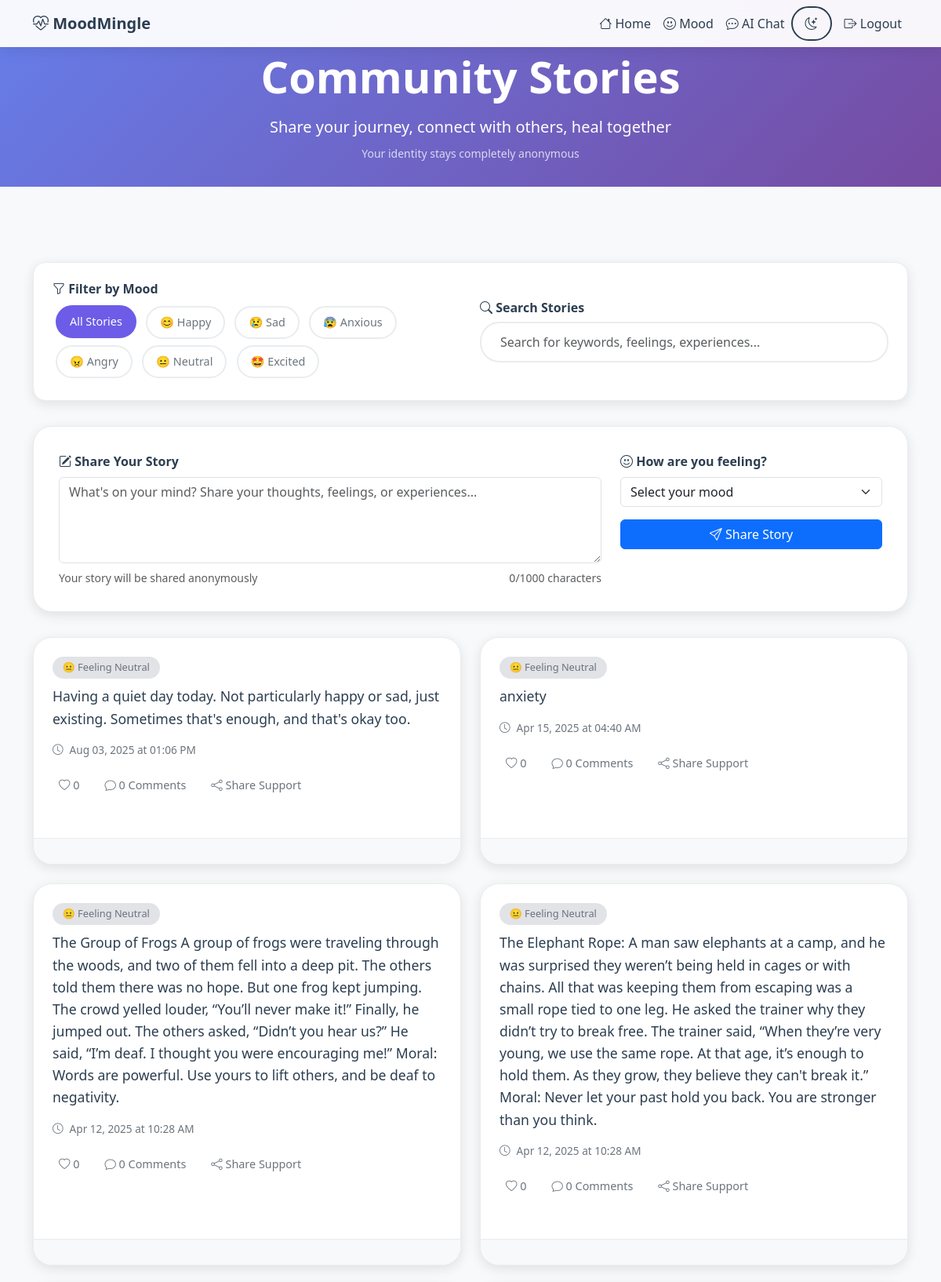
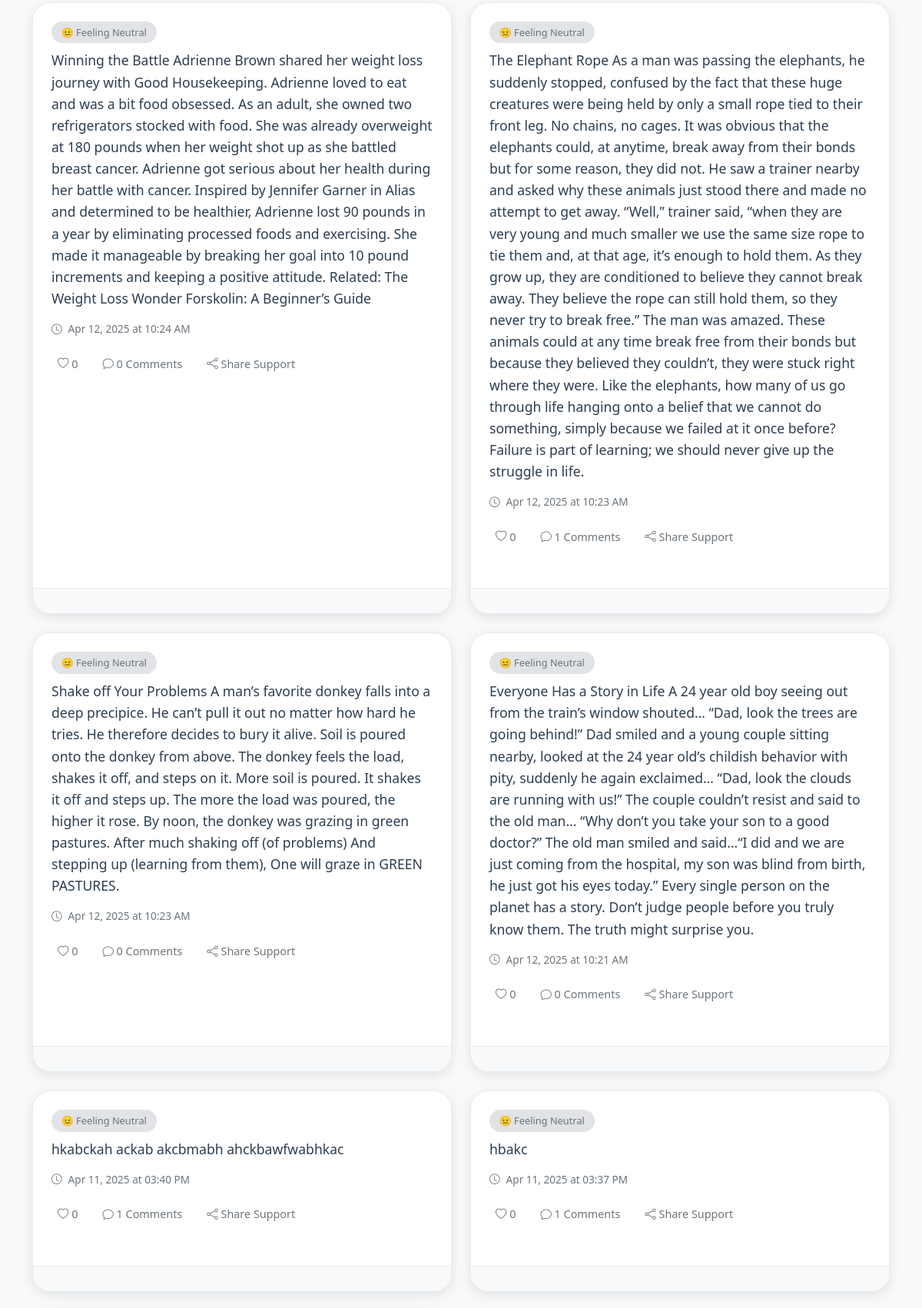
Screenshot of /blog/filter/neutral (signed in, upper part) with the database file from the repository (2 pictures, top to bottom).
### models.py (models this page shows)
class BlogPost(db.Model):
    id = db.Column(db.Integer, primary_key=True)
    content = db.Column(db.Text, nullable=False)
    mood = db.Column(db.String(20), nullable=True)  # happy, sad, anxious, angry, neutral, excited
    likes = db.Column(db.Integer, default=0)
    timestamp = db.Column(db.DateTime, default=datetime.utcnow)
    user_id = db.Column(db.Integer, db.ForeignKey('user.id'))  # stored, but not shown
    comments = db.relationship('Comment', backref='blog', lazy=True)
    liked_by = db.relationship('User', secondary=blog_likes, backref='liked_posts')

### app.py (the view)
@app.route('/blog/filter/<mood>')
@login_required
def filter_blog_by_mood(mood):
    if mood == 'all':
        posts = BlogPost.query.order_by(BlogPost.timestamp.desc()).all()
    else:
        posts = BlogPost.query.filter_by(mood=mood).order_by(BlogPost.timestamp.desc()).all()
    total_comments = db.session.query(db.func.count(Comment.id)).scalar()
    total_users = db.session.query(db.func.count(User.id)).scalar()
    return render_template('blog.html',
                         posts=posts,
                         total_comments=total_comments,
                         total_users=total_users,
                         current_filter=mood)

### app.py (called while the page is built)
@login_manager.user_loader
def load_user(user_id):
    return User.query.get(int(user_id))

### templates/blog.html (shortened to what this page needs)
<!DOCTYPE html>
<html lang="en">
<head>
    <link href="https://cdn.jsdelivr.net/npm/bootstrap@5.3.0/dist/css/bootstrap.min.css" rel="stylesheet">
    <link href="https://cdn.jsdelivr.net/npm/bootstrap-icons@1.10.5/font/bootstrap-icons.css" rel="stylesheet">
</head>
<body data-theme="light">
<nav class="navbar navbar-expand-lg fixed-top">
    <div class="container">
        <a class="navbar-brand fw-bold" href="#">
            <i class="bi bi-heart-pulse"></i> MoodMingle
        </a>
        <div class="collapse navbar-collapse justify-content-end" id="navbarNav">
            <ul class="navbar-nav align-items-center">
                <li class="nav-item">
                    <a class="nav-link" href="{{ url_for('home') }}">
                        <i class="bi bi-house"></i> Home
                    </a>
                </li>
                <li class="nav-item">
                    <a class="nav-link" href="{{ url_for('mood') }}">
                        <i class="bi bi-emoji-smile"></i> Mood
                    </a>
                </li>
                <li class="nav-item">
                    <a class="nav-link" href="{{ url_for('ai_chat') }}">
                        <i class="bi bi-chat-dots"></i> AI Chat
                    </a>
                </li>
                <li class="nav-item">
                    <button class="theme-toggle" onclick="toggleTheme()">
                        <i class="bi bi-moon-stars" id="theme-icon"></i>
                    </button>
                </li>
                <li class="nav-item ms-2">
                    <a class="nav-link" href="{{ url_for('logout') }}">
                        <i class="bi bi-box-arrow-right"></i> Logout
                    </a>
                </li>
            </ul>
        </div>
    </div>
</nav>
<div class="hero-section">
    <div class="hero-content">
        <h1 class="display-4 fw-bold mb-3">Community Stories</h1>
        <p class="lead mb-0">Share your journey, connect with others, heal together</p>
        <small class="d-block mt-2 opacity-75">Your identity stays completely anonymous</small>
    </div>
</div>
<div class="container mt-5 pt-5">
    <div class="filters-section">
        <div class="row align-items-center">
            <div class="col-md-6">
                <h6 class="mb-2 fw-bold">
                    <i class="bi bi-funnel"></i> Filter by Mood
                </h6>
                <div class="mood-filters">
                    <button class="mood-filter-btn active" data-mood="all">All Stories</button>
                    <button class="mood-filter-btn" data-mood="happy">😊 Happy</button>
                    <button class="mood-filter-btn" data-mood="sad">😢 Sad</button>
                    <button class="mood-filter-btn" data-mood="anxious">😰 Anxious</button>
                    <button class="mood-filter-btn" data-mood="angry">😠 Angry</button>
                    <button class="mood-filter-btn" data-mood="neutral">😐 Neutral</button>
                    <button class="mood-filter-btn" data-mood="excited">🤩 Excited</button>
                </div>
            </div>
            <div class="col-md-6">
                <h6 class="mb-2 fw-bold">
                    <i class="bi bi-search"></i> Search Stories
                </h6>
                <input type="text" class="form-control search-box" id="searchInput"
                       placeholder="Search for keywords, feelings, experiences...">
            </div>
        </div>
    </div>
    <div class="post-form">
        <form method="POST" id="postForm">
            <div class="row">
                <div class="col-md-8">
                    <label class="form-label fw-bold">
                        <i class="bi bi-pencil-square"></i> Share Your Story
                    </label>
                    <textarea name="content" id="postContent" rows="4" class="form-control"
                              placeholder="What's on your mind? Share your thoughts, feelings, or experiences..."
                              required maxlength="1000"></textarea>
                    <div class="d-flex justify-content-between mt-2">
                        <small class="text-muted">Your story will be shared anonymously</small>
                        <small class="text-muted">
                            <span id="charCount">0</span>/1000 characters
                        </small>
                    </div>
                </div>
                <div class="col-md-4">
                    <label class="form-label fw-bold">
                        <i class="bi bi-emoji-smile"></i> How are you feeling?
                    </label>
                    <select name="mood" class="form-select mb-3" required>
                        <option value="">Select your mood</option>
                    </select>
                    <button type="submit" class="btn btn-primary w-100" id="submitBtn">
                        <i class="bi bi-send"></i> Share Story
                    </button>
                </div>
            </div>
        </form>
    </div>
    <div class="row g-4" id="postsContainer">
        {% for post in posts %}
        <div class="col-lg-6 post-item" data-mood="{{ post.mood if post.mood else 'neutral' }}">
            <div class="card h-100">
                <div class="card-body">
                    {% if post.mood %}
                    <span class="mood-badge mood-{{ post.mood }}">
                        {% if post.mood == 'happy' %}😊 Feeling Happy
                        {% elif post.mood == 'sad' %}😢 Feeling Sad
                        {% elif post.mood == 'anxious' %}😰 Feeling Anxious
                        {% elif post.mood == 'angry' %}😠 Feeling Angry
                        {% elif post.mood == 'excited' %}🤩 Feeling Excited
                        {% else %}😐 Feeling Neutral{% endif %}
                    </span>
                    {% endif %}
                    <div class="post-content">{{ post.content }}</div>
                    <div class="timestamp">
                        <i class="bi bi-clock"></i>
                        {{ post.timestamp.strftime('%b %d, %Y at %I:%M %p') }}
                    </div>
                    <div class="post-actions">
                        <button class="action-btn like-btn" data-post-id="{{ post.id }}">
                            <i class="bi bi-heart"></i>
                            <span class="like-count">{{ post.likes if post.likes else 0 }}</span>
                        </button>
                        <button class="action-btn" data-bs-toggle="collapse" data-bs-target="#comments-{{ post.id }}">
                            <i class="bi bi-chat"></i>
                            {{ post.comments|length }} Comments
                        </button>
                        <button class="action-btn share-btn" data-post-id="{{ post.id }}">
                            <i class="bi bi-share"></i> Share Support
                        </button>
                    </div>
                </div>
                <div class="card-footer">
                </div>
            </div>
        </div>
        {% endfor %}
    </div>
</div>
</body>
</html>

### templates/blog.html (style rules this page uses)
:root { --bg-primary: linear-gradient(135deg, #667eea 0%, #764ba2 100%); --bg-secondary: #f8f9fa; --card-bg: #ffffff; --text-primary: #2c3e50; --text-secondary: #6c757d; --border-color: #e9ecef; --shadow: 0 4px 15px rgba(0, 0, 0, 0.1); --accent-color: #6c5ce7; }
body { background: var(--bg-secondary); font-family: "Segoe UI", Tahoma, Geneva, Verdana, sans-serif; color: var(--text-primary); transition: all 0.3s ease; min-height: 100vh; }
.hero-section { background: var(--bg-primary); padding: 4rem 0 2rem; text-align: center; color: white; position: relative; overflow: hidden; }
.hero-section::before { content: ''; position: absolute; top: 0; left: 0; right: 0; bottom: 0; opacity: 0.3; }
.hero-content { position: relative; z-index: 1; }
.navbar { background: rgba(255, 255, 255, 0.95); backdrop-filter: blur(10px); box-shadow: 0 2px 20px rgba(0, 0, 0, 0.1); border: none; }
.navbar .nav-link, .navbar-brand { color: var(--text-primary) !important; font-weight: 500; transition: all 0.3s ease; }
.theme-toggle { background: none; border: 2px solid var(--text-primary); color: var(--text-primary); border-radius: 50px; padding: 0.5rem 1rem; transition: all 0.3s ease; }
.post-form { background: var(--card-bg); padding: 2rem; border-radius: 1.5rem; box-shadow: var(--shadow); border: 1px solid var(--border-color); margin-bottom: 2rem; transition: all 0.3s ease; }
.filters-section { background: var(--card-bg); padding: 1.5rem; border-radius: 1rem; margin-bottom: 2rem; box-shadow: var(--shadow); border: 1px solid var(--border-color); }
.mood-filter-btn { border: 2px solid var(--border-color); background: transparent; color: var(--text-secondary); border-radius: 25px; padding: 0.5rem 1rem; margin: 0.25rem; transition: all 0.3s ease; font-size: 0.9rem; }
.mood-filter-btn:hover, .mood-filter-btn.active { background: var(--accent-color); border-color: var(--accent-color); color: white; transform: translateY(-1px); }
.card { border: 1px solid var(--border-color); border-radius: 1.5rem; transition: all 0.3s ease; box-shadow: var(--shadow); background: var(--card-bg); overflow: hidden; margin-bottom: 1.5rem; }
.card-body { padding: 1.5rem; color: var(--text-primary); }
.card-footer { background: var(--bg-secondary); border-top: 1px solid var(--border-color); padding: 1rem 1.5rem; }
.mood-badge { display: inline-block; padding: 0.3rem 0.8rem; border-radius: 20px; font-size: 0.8rem; font-weight: 500; margin-bottom: 0.5rem; }
.mood-neutral { background: rgba(107, 114, 128, 0.2); color: #6b7280; }
.post-content { font-size: 1.1rem; line-height: 1.6; margin-bottom: 1rem; }
.post-actions { display: flex; gap: 1rem; align-items: center; margin-top: 1rem; }
.action-btn { background: none; border: none; color: var(--text-secondary); font-size: 0.9rem; padding: 0.5rem; border-radius: 8px; transition: all 0.3s ease; cursor: pointer; }
.timestamp { font-size: 0.85rem; color: var(--text-secondary); display: flex; align-items: center; gap: 0.5rem; }
.search-box { border-radius: 25px; border: 2px solid var(--border-color); padding: 0.75rem 1.5rem; background: var(--card-bg); color: var(--text-primary); }

### rows the page displays
BlogPost: mood "😐 Feeling Neutral", content "Having a quiet day today. Not particularly happy or sad, just existing. Sometimes that's enough, and that's okay too.", timestamp "Aug 03, 2025 at 01:06 PM", likes "0", comments|length "0"
BlogPost: mood "😐 Feeling Neutral", content "anxiety", timestamp "Apr 15, 2025 at 04:40 AM", likes "0", comments|length "0"
BlogPost: mood "😐 Feeling Neutral", content "The Group of Frogs A group of frogs were traveling through the woods, and two of them fell into a deep pit. The others told them there was no hope. But one frog kept jumping. The crowd yelled louder, “You’ll never make it!” Finally, he jumped out. The others asked, “Didn’t you hear us?” He said, “I’m deaf. I thought you were encouraging me!” Moral: Words are powerful. Use yours to lift others, and be deaf to negativity.", timestamp "Apr 12, 2025 at 10:28 AM", likes "0", comments|length "0"
BlogPost: mood "😐 Feeling Neutral", content "The Elephant Rope: A man saw elephants at a camp, and he was surprised they weren’t being held in cages or with chains. All that was keeping them from escaping was a small rope tied to one leg. He asked the trainer why they didn’t try to break free. The trainer said, “When they’re very young, we use the same rope. At that age, it’s enough to hold them. As they grow, they believe they can't break it.” Moral: Never let your past hold you back. You are stronger than you think.", timestamp "Apr 12, 2025 at 10:28 AM", likes "0", comments|length "0"
BlogPost: mood "😐 Feeling Neutral", content "Winning the Battle Adrienne Brown shared her weight loss journey with Good Housekeeping. Adrienne loved to eat and was a bit food obsessed. As an adult, she owned two refrigerators stocked with food. She was already overweight at 180 pounds when her weight shot up as she battled breast cancer. Adrienne got serious about her health during her battle with cancer. Inspired by Jennifer Garner in Alias and determined to be healthier, Adrienne lost 90 pounds in a year by eliminating processed foods and exercising. She made it manageable by breaking her goal into 10 pound increments and keeping a positive attitude. Related: The Weight Loss Wonder Forskolin: A Beginner’s Guide", timestamp "Apr 12, 2025 at 10:24 AM", likes "0", comments|length "0"
BlogPost: mood "😐 Feeling Neutral", content "The Elephant Rope As a man was passing the elephants, he suddenly stopped, confused by the fact that these huge creatures were being held by only a small rope tied to their front leg. No chains, no cages. It was obvious that the elephants could, at anytime, break away from their bonds but for some reason, they did not. He saw a trainer nearby and asked why these animals just stood there and made no attempt to get away. “Well,” trainer said, “when they are very young and much smaller we use the same size rope to tie them and, at that age, it’s enough to hold them. As they grow up, they are conditioned to believe they cannot break away. They believe the rope can still hold them, so they never…", timestamp "Apr 12, 2025 at 10:23 AM", likes "0", comments|length "1"
BlogPost: mood "😐 Feeling Neutral", content "Shake off Your Problems A man’s favorite donkey falls into a deep precipice. He can’t pull it out no matter how hard he tries. He therefore decides to bury it alive. Soil is poured onto the donkey from above. The donkey feels the load, shakes it off, and steps on it. More soil is poured. It shakes it off and steps up. The more the load was poured, the higher it rose. By noon, the donkey was grazing in green pastures. After much shaking off (of problems) And stepping up (learning from them), One will graze in GREEN PASTURES.", timestamp "Apr 12, 2025 at 10:23 AM", likes "0", comments|length "0"
BlogPost: mood "😐 Feeling Neutral", content "Everyone Has a Story in Life A 24 year old boy seeing out from the train’s window shouted… “Dad, look the trees are going behind!” Dad smiled and a young couple sitting nearby, looked at the 24 year old’s childish behavior with pity, suddenly he again exclaimed… “Dad, look the clouds are running with us!” The couple couldn’t resist and said to the old man… “Why don’t you take your son to a good doctor?” The old man smiled and said…“I did and we are just coming from the hospital, my son was blind from birth, he just got his eyes today.” Every single person on the planet has a story. Don’t judge people before you truly know them. The truth might surprise you.", timestamp "Apr 12, 2025 at 10:21 AM", likes "0", comments|length "0"
BlogPost: mood "😐 Feeling Neutral", content "hkabckah ackab akcbmabh ahckbawfwabhkac", timestamp "Apr 11, 2025 at 03:40 PM", likes "0", comments|length "1"
BlogPost: mood "😐 Feeling Neutral", content "hbakc", timestamp "Apr 11, 2025 at 03:37 PM", likes "0", comments|length "1"
